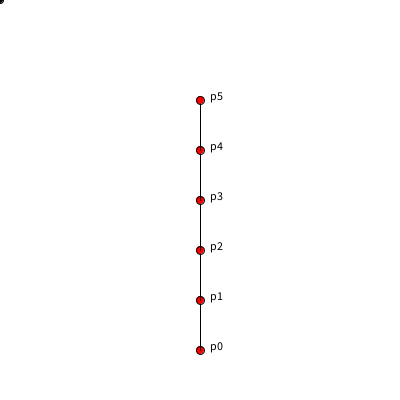
Frame 1 (no input)
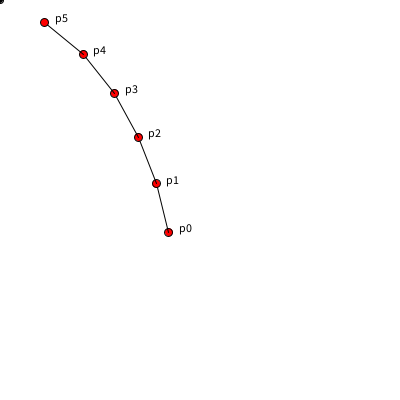
Frame 60 (the mouse pressed at the canvas centre just before this capture)
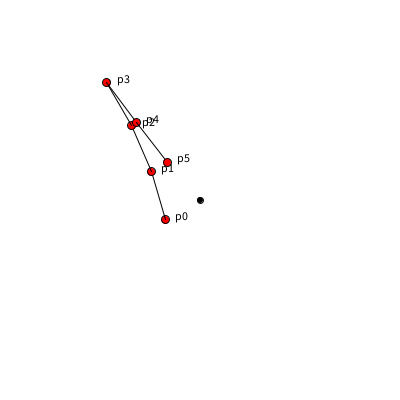
Frame 120 (the mouse held since frame 60 and released just before this capture)

The Processing sketch that drew these frames (run headless with seeded random() and noise(); from frame 60 on, the mouse is pressed at the canvas centre):

// Processing sketch: week14_8
// ── week14_8.pde
//week14_8
void setup()
{
  size(400,400);
  for(int i=0; i<6; i++)//把頂點從下到上放好
  {
    p[i] = new PVector(200,350-50*i);
  }
}
PVector[]p = new PVector[6];//有6個頂點
void draw()
{
  background(255);
  for(int i=0; i<6; i++)//用迴圈，畫點，畫字
  {
    if(i>0)line(p[i-1].x,p[i-1].y,p[i].x,p[i].y);
    fill(255,0,0);//紅色的圈圈
    ellipse(p[i].x,p[i].y,8,8);
    fill(0);
    text("p"+i,p[i].x+10,p[i].y);//字往右一點點
  }
  PVector now = new PVector(mouseX,mouseY);//現在的位置
  for(int i=5; i>=0; i--)
  {
    PVector v = PVector.sub(now,p[i]).normalize().mult(50);//因為長度限制為50，所以長向量 先長度變成I，在乘上50
    p[i].x = now.x-v.x;//新的位置，是中心。在加長度50的這小段
    p[i].y = now.y-v.y;//新的位置，是中心。在加長度50的這小段
    now = p[i];  
  }
  ellipse(mouseX,mouseY,6,6);//滑鼠也有1個小點，要控制座標移動
  //line(p[4].x,p[4].y,mouseX,mouseY);
}
